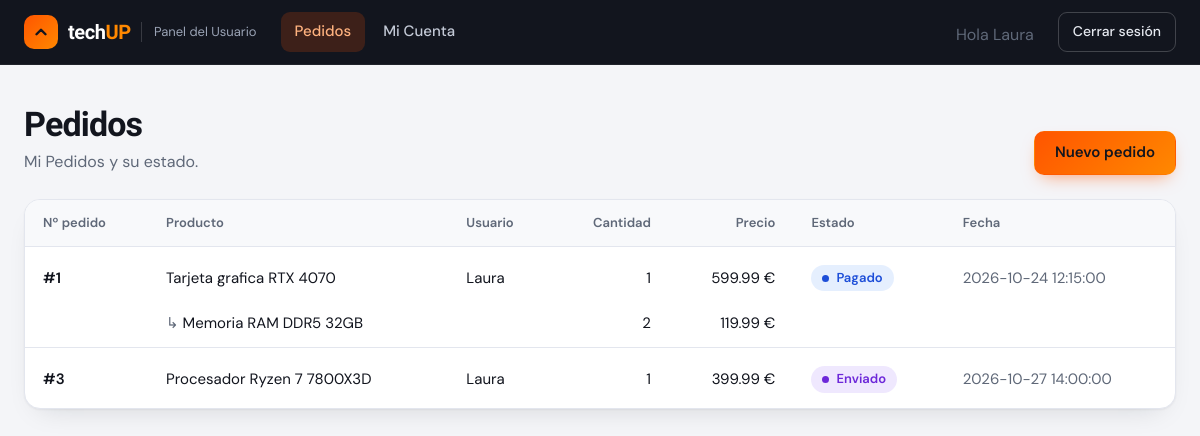
/index.php?entity=pedido&action=show&id=2&rol=1 (signed in), run on the app's committed database.
### tables this page shows
CREATE TABLE detalles_pedido (
    id_detalle INT UNSIGNED AUTO_INCREMENT PRIMARY KEY,
    id_pedido INT UNSIGNED NOT NULL,
    id_producto INT UNSIGNED NOT NULL,
    cantidad INT UNSIGNED NOT NULL,
    precio_compra DECIMAL(10, 2) NOT NULL,

    CONSTRAINT fk_detalles_pedidos
        FOREIGN KEY (id_pedido)
        REFERENCES pedidos(id_pedido)
        ON UPDATE CASCADE
        ON DELETE CASCADE,

    CONSTRAINT fk_detalles_productos
        FOREIGN KEY (id_producto)
        REFERENCES productos(id_producto)
        ON UPDATE CASCADE
        ON DELETE CASCADE,

    CONSTRAINT chk_detalle_cantidad
        CHECK (cantidad > 0),

    CONSTRAINT chk_detalle_precio
        CHECK (precio_compra >= 0),

    CONSTRAINT uq_pedido_producto
        UNIQUE (id_pedido, id_producto)
);

CREATE TABLE productos (
    id_producto INT UNSIGNED AUTO_INCREMENT PRIMARY KEY,
    nombre VARCHAR(120) NOT NULL,
    categoria VARCHAR(60) NOT NULL,
    marca VARCHAR(60) NOT NULL,
    modelo VARCHAR(100),
    precio DECIMAL(10, 2) NOT NULL,
    stock INT UNSIGNED NOT NULL DEFAULT 0,

    CONSTRAINT chk_producto_precio
        CHECK (precio >= 0)
);

CREATE TABLE usuarios (
    id_usuario INT UNSIGNED AUTO_INCREMENT PRIMARY KEY,
    nombre VARCHAR(80) NOT NULL,
    rol TINYINT NOT NULL COMMENT '0: Administrador, 1: Usuario',
    contrasenia VARCHAR(80) NOT NULL,
    apellidos VARCHAR(120) NOT NULL,
    email VARCHAR(150) NOT NULL UNIQUE,
    telefono VARCHAR(20),
    fecha_registro DATETIME NOT NULL DEFAULT CURRENT_TIMESTAMP
);

CREATE TABLE pedidos (
    id_pedido INT UNSIGNED AUTO_INCREMENT PRIMARY KEY,
    id_usuario INT UNSIGNED NOT NULL,
    fecha_pedido DATETIME NOT NULL DEFAULT CURRENT_TIMESTAMP,
    estado ENUM(
        'pendiente',
        'pagado',
        'enviado',
        'entregado',
        'cancelado'
    ) NOT NULL DEFAULT 'pendiente',

    CONSTRAINT fk_pedidos_usuarios
        FOREIGN KEY (id_usuario)
        REFERENCES usuarios(id_usuario)
        ON UPDATE CASCADE
        ON DELETE CASCADE
);

### index.php (called while the page is built)
<?php
require_once __DIR__ . '/controller/CDestino.php';
CDestino::enrutar();

### db/Conectar.php (called while the page is built)
<?php
class ConexionBD{
    public static function conectar(){
        $conexion = new mysqli("127.0.0.1","root","","tienda_informatica");
        $conexion -> query("SET NAMES 'UTF8' ");
        return $conexion;
    }
}

### model/MPedidos.php (called while the page is built, shortened)
<?php
class MPedidos
{
    private $db;
    public function __construct()
    {
        $this->db = ConexionBD::conectar();
    }
    function getpedidoUsuario($id_usuario){
        $query=$this->db->prepare("SELECT
            detalles_pedido.id_detalle,
        detalles_pedido.id_pedido AS numero_pedido,
        productos.nombre AS producto_nombre,
        usuarios.nombre AS usuario_nombre, detalles_pedido.cantidad,
        detalles_pedido.precio_compra AS precio ,
        pedidos.estado, pedidos.fecha_pedido
        FROM detalles_pedido INNER JOIN productos
        ON detalles_pedido.id_producto = productos.id_producto
        INNER JOIN pedidos  ON detalles_pedido.id_pedido = pedidos.id_pedido
        INNER JOIN usuarios  ON pedidos.id_usuario = usuarios.id_usuario
        where usuarios.id_usuario=?;");
        $query->bind_param("i",$id_usuario);
        $query->execute();
        $result=$query->get_result();
       return $result->fetch_all(MYSQLI_ASSOC);
    }
}

### view/pedidos/VPedidoUsuario.php (the view, shortened to what this page needs)
<!DOCTYPE html>
<html lang="es">
<head>
    <link rel="stylesheet" href="view/styles.css">
</head>
<body>
    <header class="topbar">
        <div class="topbar-inner">
            <a class="brand" href="?entity=pedido&amp;action=show&amp;id=<?= $_SESSION["id"] ?>" aria-label="techUP, inicio">
                <span class="brand-mark" aria-hidden="true"><svg width="18" height="18" viewBox="0 0 24 24" fill="none" stroke="#12151e" stroke-width="3.2" stroke-linecap="round" stroke-linejoin="round">
                        <path d="M6 15l6-6 6 6" />
                    </svg></span>
                <span class="brand-name">tech<b>UP</b></span>
                <span class="brand-tag">Panel del Usuario</span>
            </a>
            <nav class="nav" aria-label="Secciones">
                <a href="?entity=pedido&amp;action=show&amp;rol=1&amp;id=<?= $_SESSION["id"] ?>" class="is-active" aria-current="page">Pedidos</a>
                <a href="?entity=usuario&amp;action=show&amp;id=<?= $_SESSION["id"] ?>&amp;rol=1">Mi Cuenta</a>
            </nav>
            <span class="page-sub"> Hola <?= $_SESSION["nombre"] ?></span>
            <a class="logout" href="?entity=login&amp;">Cerrar sesión</a>
        </div>
    </header>
    <main class="page">
        <div class="page-head">
            <div>
                <h1>Pedidos</h1>
                <p class="page-sub">Mi Pedidos y su estado.</p>
            </div>
<a href="?entity=pedido&action=create&rol=1&id=<?= $_SESSION['id'] ?>" class="btn btn-primary">Nuevo pedido</a>
        </div>
        <div class="panel table-wrap">
            <table class="table table-groups">
                <thead>
                    <tr>
                        <th scope="col">Nº pedido</th>
                        <th scope="col">Producto</th>
                        <th scope="col">Usuario</th>
                        <th scope="col" class="num">Cantidad</th>
                        <th scope="col" class="num">Precio</th>
                        <th scope="col">Estado</th>
                        <th scope="col">Fecha</th>
                    </tr>
                </thead>
                <tbody>
                    <?php
                    $ultimo_pedido = null;
                    foreach ($pedido as $dato) {
                        echo "<tr class='" . ($dato['numero_pedido'] == $ultimo_pedido ? "is-cont" : "is-first") . "'>";
                        if ($dato['numero_pedido'] == $ultimo_pedido) {
                            echo "<td></td>";
                            echo "<td>" . $dato['producto_nombre'] . "</td>";
                            echo "<td></td>";
                            echo "<td class='num'>" . $dato['cantidad'] . "</td>";
                            echo "<td class='num'>" . $dato['precio'] . " €</td>";
                            echo "<td></td>";
                            echo "<td></td>";
                        } else {
                            echo "<td class='strong'>#" . $dato['numero_pedido'] . "</td>";
                            echo "<td>" . $dato['producto_nombre'] . "</td>";
                            echo "<td>" . $dato['usuario_nombre'] . "</td>";
                            echo "<td class='num'>" . $dato['cantidad'] . "</td>";
                            echo "<td class='num'>" . $dato['precio'] . " €</td>";
                            echo "<td><span class='badge badge-" . $dato['estado'] . "'>" . $dato['estado'] . "</span></td>";
                            echo "<td class='muted'>" . $dato['fecha_pedido'] . "</td>";
                        }
                        echo "</tr>";
                        $ultimo_pedido = $dato['numero_pedido'];
                    }
                    ?>
                </tbody>
            </table>
        </div>
    </main>
</body>
</html>

### controller/CDestino.php (shortened to what this page needs)
<?php
require_once __DIR__ . '/../db/Conectar.php';
require_once __DIR__ . '/CPedido.php';
class CDestino
{
    public static function enrutar()
    {
        $entity = isset($_GET['entity']) ? $_GET['entity'] : 'login';
        $action = isset($_GET['action']) ? $_GET['action'] : 'index';
        $id = isset($_GET['id']) ? $_GET['id'] : null;
        $rol = isset($_GET["rol"]) ? (int)$_GET["rol"] : -1;
        $id_usuario=isset($_SESSION["id"]) ? (int)$_SESSION["id"]:0;
        switch ($entity) {
            case 'pedido':
                $controller = new CPedido();
                break;
        }
        switch ($action) {
            case 'show':
                $controller->show($id, $rol,$id_usuario);
                break;
        }
    }
}

### controller/CPedido.php (shortened to what this page needs)
<?php
require_once __DIR__ . "/../model/MPedidos.php";
class CPedido
{
    private MPedidos $model;
    public function __construct()
    {
        $this->model = new MPedidos();
    }
    public function show($id, $rol,$id_usuario)
    {
        if ($rol === 0) {
            $pedido = $this->model->getPedidoById($id);
            require __DIR__ . "/../view/pedidos/VPedidoVer.php";
        } else {
            $pedido = $this->model->getpedidoUsuario($id_usuario);
            require __DIR__ . "/../view/pedidos/VPedidoUsuario.php";
        }
    }
}

### data on the page
detalles_pedido: id_pedido "1", id_producto.nombre "Tarjeta grafica RTX 4070", usuarios.nombre "Laura", cantidad "1", precio_compra "599.99", id_pedido.estado "Pagado", id_pedido.fecha_pedido "2026-10-24 12:15:00"
detalles_pedido: id_producto.nombre "Memoria RAM DDR5 32GB", cantidad "2", precio_compra "119.99"
detalles_pedido: id_pedido "3", id_producto.nombre "Procesador Ryzen 7 7800X3D", usuarios.nombre "Laura", cantidad "1", precio_compra "399.99", id_pedido.estado "Enviado", id_pedido.fecha_pedido "2026-10-27 14:00:00"

### other printed values
$_SESSION["nombre"] "Laura"
